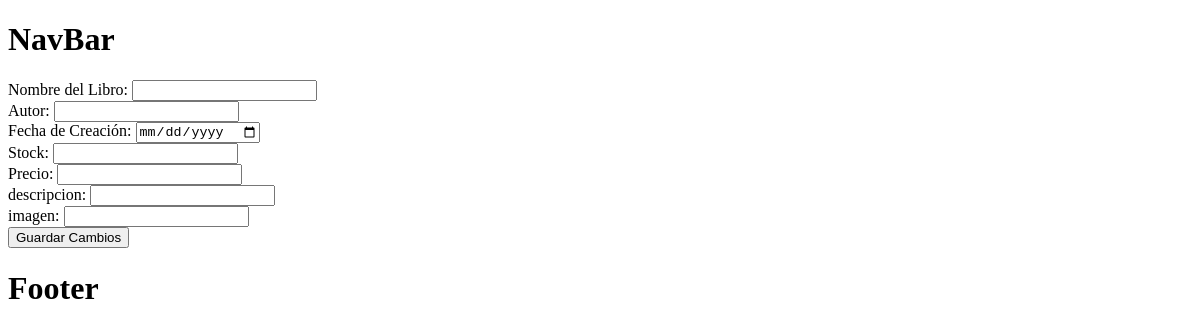
Page /editarlibro/6 on the earlier database version.
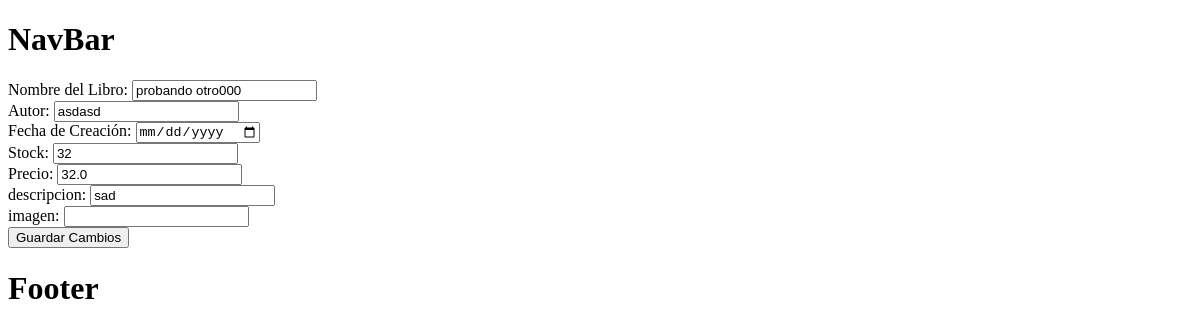
Same page on the later database version.
### models/controladordatabase.py (models this page shows, shortened)
class Libros(db.Model):
    __tablename__ = 'Libros'
    id = db.Column(db.Integer, primary_key=True)
    titulo = db.Column(db.String(100), nullable=False)
    autor = db.Column(db.String(100), nullable=False)
    descripcion = db.Column(db.Text, nullable=True)
    fecha_emision = db.Column(db.Text, nullable=False, default=date.today)
    stock = db.Column(db.Integer, nullable=False)
    precio = db.Column(db.Float, nullable=False)
    img = db.Column(db.String(200), nullable=True)
    prestamos = db.relationship('Prestamo', backref='libro', lazy=True)

### routes/libros.py (the view, shortened to what this page needs)
@libros.route('/editarlibro/<int:id>', methods=['POST','GET'])
def editarlibro(id):
    libros = Libros.query.get(id)
    return render_template('libros/editarlibro.html',libros=libros)

### templates/libros/editarlibro.html
{% extends 'layout.html' %}
{% block content %}
<form action="/editarlibro/{{libros.id}}" method="POST">
    <label for="nombre_libro">Nombre del Libro:</label>
    <input type="text" id="nombre_libro" name="nombre_libro" value="{{ libros.titulo }}" ><br>
    <label for="autor">Autor:</label>
    <input type="text" id="autor" name="autor" value="{{ libros.autor }}" ><br>
    <label for="fecha_creacion">Fecha de Creación:</label>
    <input type="date" id="fecha_creacion" name="fecha_creacion" value="{{ libros.fecha_creacion }}" ><br>
    <label for="stock">Stock:</label>
    <input type="number" id="stock" name="stock" value="{{ libros.stock }}" ><br>
    <label for="precio">Precio:</label>
    <input type="number" id="precio" name="precio" value="{{ libros.precio }}" ><br>
    <label for="descripcion">descripcion:</label>
    <input type="text" id="precio" name="descripcion" value="{{ libros.descripcion }}" ><br>
    <label for="imagen">imagen:</label>
    <input type="text" id="precio" name="imagen" value="{{ libros.imagen }}" ><br>
    <button type="submit">Guardar Cambios</button>
</form>
    {% endblock %}

### templates/layout.html (shortened to what this page needs)
<!DOCTYPE html>
<html lang="es">
<head>
</head>
<body>
    <h1>NavBar</h1>
    {% block content %}
    {% endblock %}
    <h1>Footer</h1>
</body>
</html>

Differences in the rows shown:
added Libros: nombre_libro "probando otro000", autor "asdasd", stock "32", precio "32.0", descripcion "sad"
